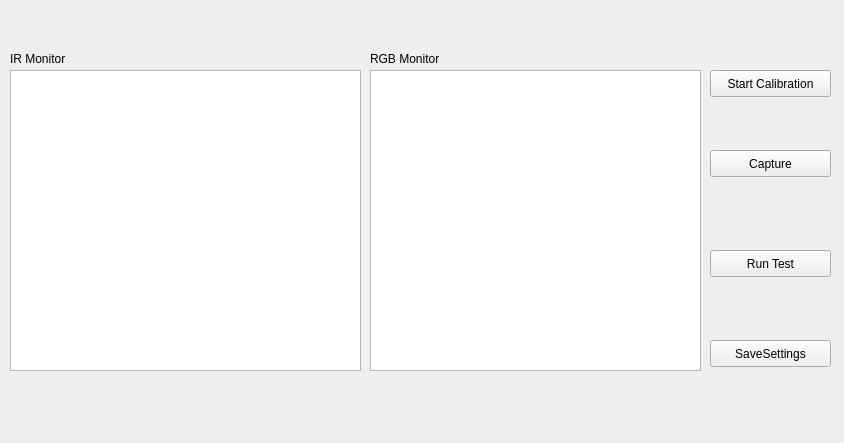
<?xml version="1.0" encoding="UTF-8"?>
<ui version="4.0">
 <class>IRCalibration</class>
 <widget class="QWidget" name="IRCalibration">
  <property name="geometry">
   <rect>
    <x>0</x>
    <y>0</y>
    <width>844</width>
    <height>443</height>
   </rect>
  </property>
  <property name="windowTitle">
   <string>IR - RGB Calibration</string>
  </property>
  <widget class="QGraphicsView" name="graphicsView">
   <property name="geometry">
    <rect>
     <x>10</x>
     <y>70</y>
     <width>351</width>
     <height>301</height>
    </rect>
   </property>
  </widget>
  <widget class="QGraphicsView" name="graphicsView_2">
   <property name="geometry">
    <rect>
     <x>370</x>
     <y>70</y>
     <width>331</width>
     <height>301</height>
    </rect>
   </property>
  </widget>
  <widget class="QLabel" name="label">
   <property name="geometry">
    <rect>
     <x>10</x>
     <y>50</y>
     <width>101</width>
     <height>17</height>
    </rect>
   </property>
   <property name="text">
    <string>IR Monitor</string>
   </property>
  </widget>
  <widget class="QLabel" name="label_2">
   <property name="geometry">
    <rect>
     <x>370</x>
     <y>50</y>
     <width>101</width>
     <height>17</height>
    </rect>
   </property>
   <property name="text">
    <string>RGB Monitor</string>
   </property>
  </widget>
  <widget class="QPushButton" name="pushButton">
   <property name="geometry">
    <rect>
     <x>710</x>
     <y>250</y>
     <width>121</width>
     <height>27</height>
    </rect>
   </property>
   <property name="text">
    <string>Run Test</string>
   </property>
  </widget>
  <widget class="QPushButton" name="pushButton_2">
   <property name="geometry">
    <rect>
     <x>710</x>
     <y>340</y>
     <width>121</width>
     <height>27</height>
    </rect>
   </property>
   <property name="text">
    <string>SaveSettings</string>
   </property>
  </widget>
  <widget class="QPushButton" name="pushButton_3">
   <property name="geometry">
    <rect>
     <x>710</x>
     <y>70</y>
     <width>121</width>
     <height>27</height>
    </rect>
   </property>
   <property name="text">
    <string>Start Calibration</string>
   </property>
  </widget>
  <widget class="QPushButton" name="pushButton_4">
   <property name="geometry">
    <rect>
     <x>710</x>
     <y>150</y>
     <width>121</width>
     <height>27</height>
    </rect>
   </property>
   <property name="text">
    <string>Capture</string>
   </property>
  </widget>
 </widget>
 <resources/>
 <connections/>
</ui>
